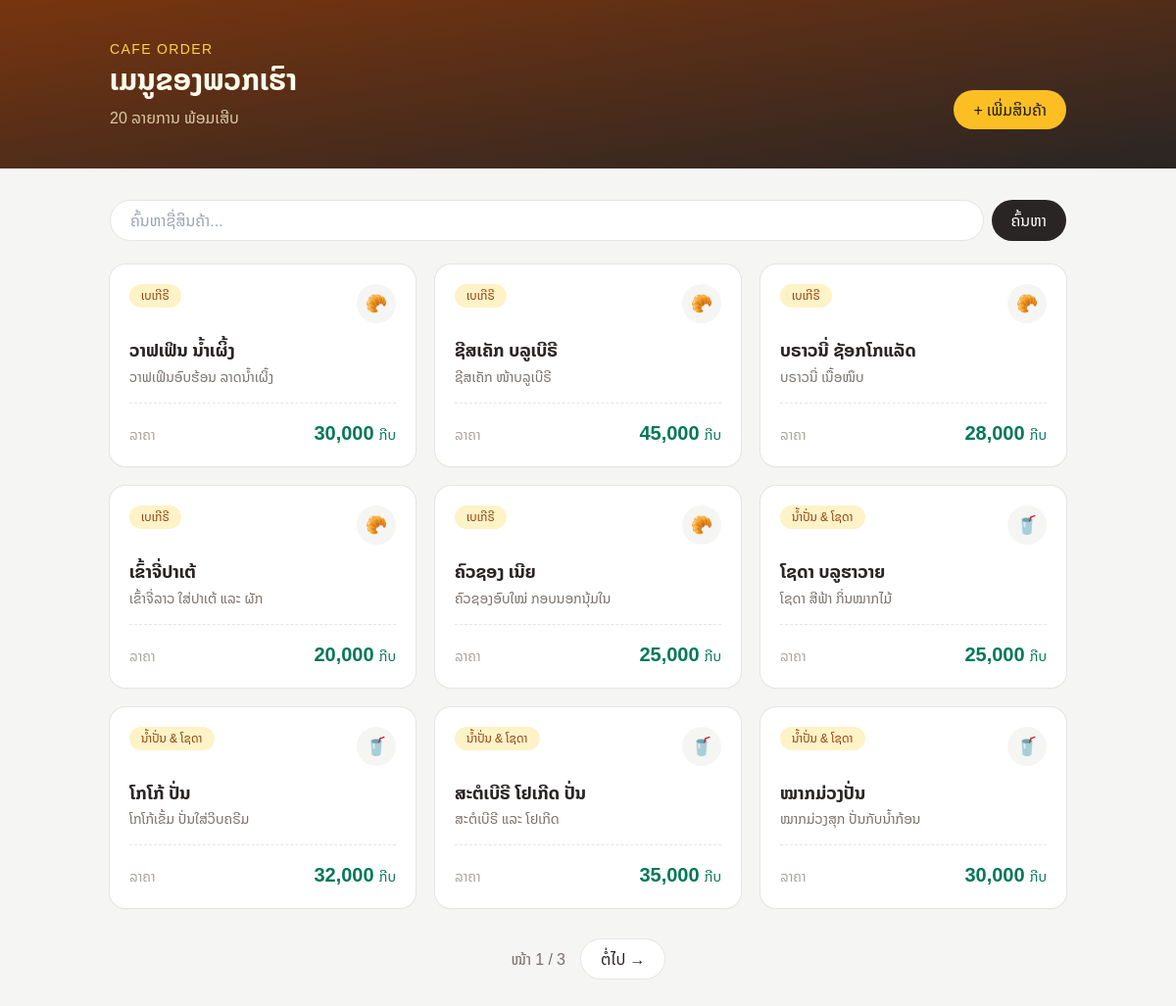
The app's page /menu/ with its own data.
### menu/models.py (models this page shows, shortened)
class Product(models.Model):
    category = models.ForeignKey(
        Category, on_delete=models.CASCADE, related_name='products'
    )
    name = models.CharField(max_length=100)
    description = models.TextField(blank=True)
    price = models.DecimalField(max_digits=10, decimal_places=0)
    is_available = models.BooleanField(default=True)
    created_at = models.DateTimeField(auto_now_add=True)
    class Meta:
        ordering = ['-created_at']

class Category(models.Model):
    name = models.CharField(max_length=50)

### menu/views.py (the view)
# urls.py: path('', views.menu_list, name='menu_list'),
def menu_list(request):
    qs = Product.objects.filter(is_available=True)
    q = request.GET.get('q', '')
    if q:
        qs = qs.filter(name__icontains=q)
    page = Paginator(qs, 9).get_page(request.GET.get('page'))
    return render(request, 'menu/list.html', {'page': page, 'q': q})

### menu/templates/menu/list.html (shortened to what this page needs)
{% load humanize %}
<!DOCTYPE html>
<html lang="lo">
<head>
  <script src="https://cdn.tailwindcss.com"></script>
</head>
<body class="bg-stone-100 min-h-screen text-stone-800">
  <header class="bg-gradient-to-br from-amber-900 to-stone-800 text-amber-50">
    <div class="max-w-5xl mx-auto px-6 py-10 flex flex-wrap items-end justify-between gap-4">
      <div>
        <p class="text-sm tracking-widest uppercase text-amber-300">Cafe Order</p>
        <h1 class="text-3xl font-bold mt-1">ເມນູຂອງພວກເຮົາ</h1>
        <p class="mt-2 text-amber-100/80">
          {% if q %}ພົບ {{ page.paginator.count }} ລາຍການ ສຳລັບ "{{ q }}"{% else %}{{ page.paginator.count }} ລາຍການ ພ້ອມເສີບ{% endif %}
        </p>
      </div>
      <a href="{% url 'product_create' %}" class="rounded-full bg-amber-400 px-5 py-2 font-medium text-stone-900 hover:bg-amber-300">
        + ເພີ່ມສິນຄ້າ
      </a>
    </div>
  </header>
  <main class="max-w-5xl mx-auto px-6 py-8">
    <form method="get" class="mb-6 flex gap-2">
      <input type="search" name="q" value="{{ q }}" placeholder="ຄົ້ນຫາຊື່ສິນຄ້າ..."
             class="w-full rounded-full border border-stone-200 bg-white px-5 py-2 focus:outline-none focus:ring-2 focus:ring-amber-400">
      <button type="submit" class="shrink-0 rounded-full bg-stone-800 px-5 py-2 font-medium text-white hover:bg-stone-700">ຄົ້ນຫາ</button>
    </form>
    <div class="grid gap-5 sm:grid-cols-2 lg:grid-cols-3">
      {% for p in page %}
        <article class="group relative flex flex-col rounded-2xl bg-white p-5 shadow-sm ring-1 ring-stone-200 transition duration-200 hover:-translate-y-1 hover:shadow-lg hover:ring-amber-300">
          <div class="flex items-start justify-between gap-3">
            <span class="inline-flex items-center rounded-full bg-amber-100 px-3 py-1 text-xs font-medium text-amber-800">
              {{ p.category.name }}
            </span>
            <span class="flex h-10 w-10 shrink-0 items-center justify-center rounded-full bg-stone-100 text-lg transition group-hover:bg-amber-100">{% if p.category.name == "ຊາ" %}🍵{% elif p.category.name == "ເບເກີຣີ" %}🥐{% elif p.category.name == "ນ້ຳປັ່ນ & ໂຊດາ" %}🥤{% else %}☕{% endif %}</span>
          </div>
          <h2 class="mt-4 text-lg font-semibold leading-snug">
            <a href="{% url 'product_detail' p.pk %}" class="after:absolute after:inset-0 after:rounded-2xl group-hover:text-amber-800">
              {{ p.name }}
            </a>
          </h2>
          {% if p.description %}
            <p class="mt-1 text-sm text-stone-500 line-clamp-2">{{ p.description }}</p>
          {% endif %}
          <div class="mt-auto pt-4">
            <div class="flex items-baseline justify-between border-t border-dashed border-stone-200 pt-4">
              <span class="text-sm text-stone-400">ລາຄາ</span>
              <p class="text-xl font-bold text-emerald-700">
                {{ p.price|intcomma }} <span class="text-sm font-medium">ກີບ</span>
              </p>
            </div>
          </div>
        </article>
      {% empty %}
        <div class="col-span-full rounded-2xl border-2 border-dashed border-stone-300 bg-white p-10 text-center text-stone-500">
          {% if q %}ບໍ່ພົບສິນຄ້າທີ່ກົງກັບ "{{ q }}"{% else %}ຍັງບໍ່ມີສິນຄ້າ — ເພີ່ມໃນ admin ກ່ອນ{% endif %}
        </div>
      {% endfor %}
    </div>
    {% if page.paginator.num_pages > 1 %}
      <nav class="mt-8 flex items-center justify-center gap-4">
        <span class="text-stone-500">ໜ້າ {{ page.number }} / {{ page.paginator.num_pages }}</span>
        {% if page.has_next %}
          <a href="?page={{ page.next_page_number }}{% if q %}&q={{ q|urlencode }}{% endif %}" class="rounded-full bg-white px-5 py-2 ring-1 ring-stone-200 hover:ring-amber-300">ຕໍ່ໄປ →</a>
        {% endif %}
      </nav>
    {% endif %}
  </main>
</body>
</html>

### menu/templates/menu/list.html (style rules this page uses)
body { font-family: 'Noto Sans Lao', sans-serif; }

### records on screen
Product: category.name "ເບເກີຣີ", name "ວາຟເຟິນ ນ້ຳເຜິ້ງ", description "ວາຟເຟິນອົບຮ້ອນ ລາດນ້ຳເຜິ້ງ", price "30,000"
Product: category.name "ເບເກີຣີ", name "ຊີສເຄັກ ບລູເບີຣີ", description "ຊີສເຄັກ ໜ້າບລູເບີຣີ", price "45,000"
Product: category.name "ເບເກີຣີ", name "ບຣາວນີ່ ຊັອກໂກແລັດ", description "ບຣາວນີ່ ເນື້ອໜຶບ", price "28,000"
Product: category.name "ເບເກີຣີ", name "ເຂົ້າຈີ່ປາເຕ້", description "ເຂົ້າຈີ່ລາວ ໃສ່ປາເຕ້ ແລະ ຜັກ", price "20,000"
Product: category.name "ເບເກີຣີ", name "ຄົວຊອງ ເນີຍ", description "ຄົວຊອງອົບໃໝ່ ກອບນອກນຸ້ມໃນ", price "25,000"
Product: category.name "ນ້ຳປັ່ນ & ໂຊດາ", name "ໂຊດາ ບລູຮາວາຍ", description "ໂຊດາ ສີຟ້າ ກິ່ນໝາກໄມ້", price "25,000"
Product: category.name "ນ້ຳປັ່ນ & ໂຊດາ", name "ໂກໂກ້ ປັ່ນ", description "ໂກໂກ້ເຂັ້ມ ປັ່ນໃສ່ວິບຄຣີມ", price "32,000"
Product: category.name "ນ້ຳປັ່ນ & ໂຊດາ", name "ສະຕໍເບີຣີ ໂຢເກີດ ປັ່ນ", description "ສະຕໍເບີຣີ ແລະ ໂຢເກີດ", price "35,000"
Product: category.name "ນ້ຳປັ່ນ & ໂຊດາ", name "ໝາກມ່ວງປັ່ນ", description "ໝາກມ່ວງສຸກ ປັ່ນກັບນ້ຳກ້ອນ", price "30,000"

### other values on screen
{{ page.paginator.count }} "20"
{{ page.number }} "1"
{{ page.paginator.num_pages }} "3"
